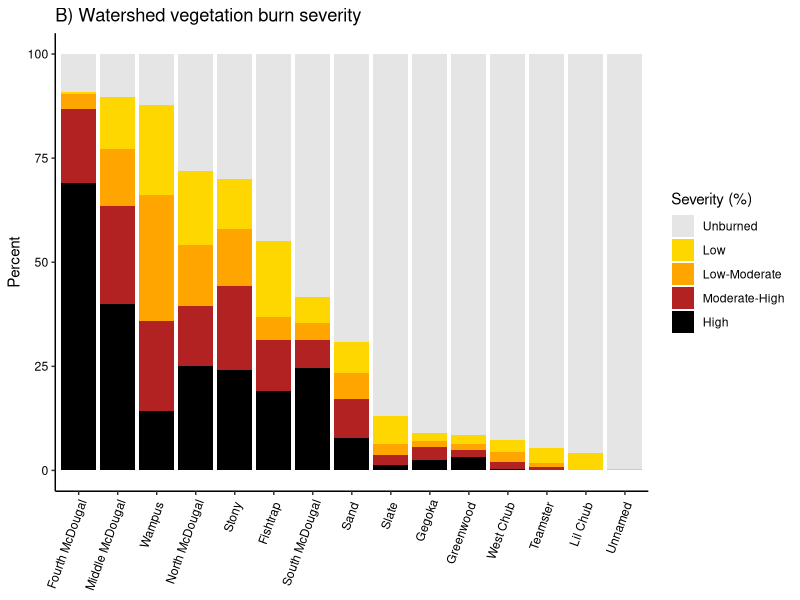
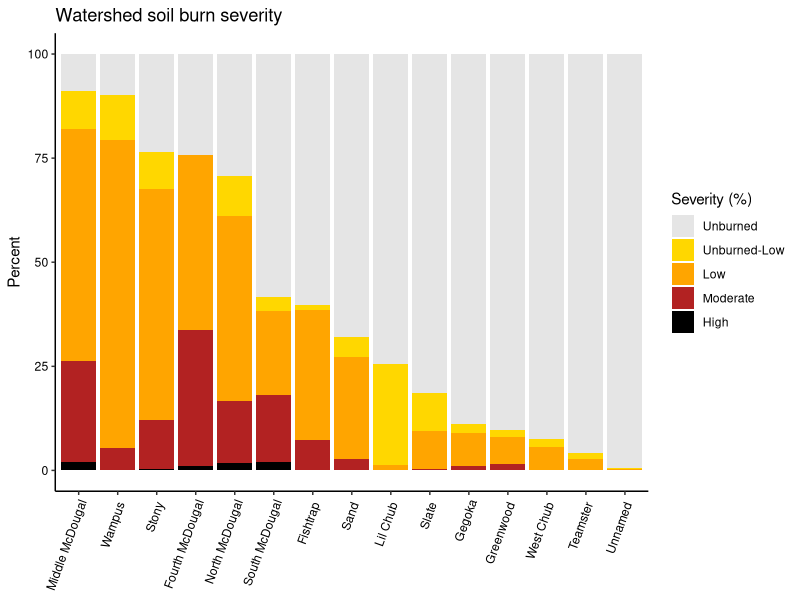
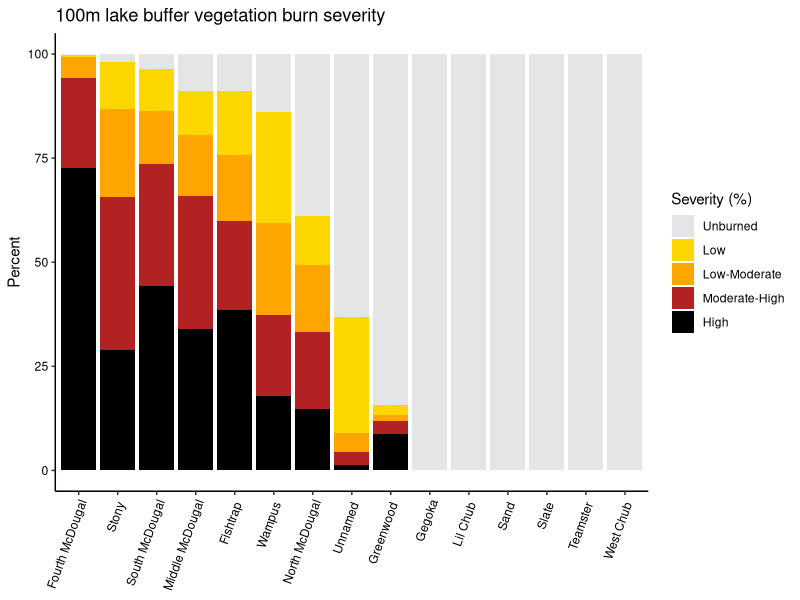
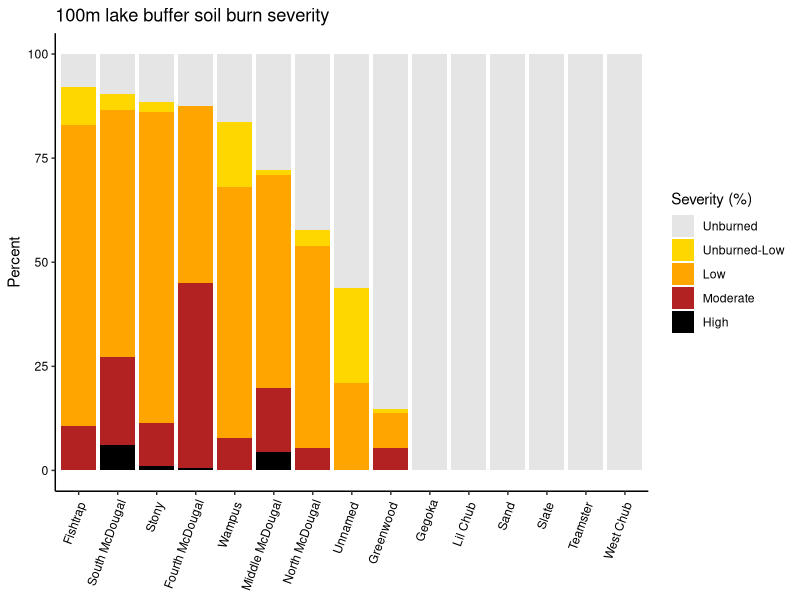

The R script that drew these images, in order:
################### Exploring lake times series data ##########################
# Date: 8-26-22
# updated: 1-24-23; change plot title
# Author: Ian McCullough, immccull@gmail.com
###############################################################################

#### R libraries ####
library(ggplot2)
library(reshape2)
library(dplyr)
library(tidyr)

#### Input data ####
setwd("C:/Users/immcc/Documents/SplashNBurn")

may_june_july <- read.csv("Data/WaterQuality/may_june_july.csv")
ws_burn_severity <- read.csv("Data/BurnSeverity/Ian_calculations/burned_ws_vbs_pct.csv")
ws_soilburn_severity <- read.csv("Data/BurnSeverity/Ian_calculations/burned_ws_sbs_pct.csv")
buffer_burn_severity <- read.csv("Data/BurnSeverity/Ian_calculations/burned_buff100m_vbs_pct.csv")
buffer_soilburn_severity <- read.csv("Data/BurnSeverity/Ian_calculations/burned_buff100m_sbs_pct.csv")

#### Main program ####
# how correlated are % ws burn variables? Seem to be highly so
ws_burn_severity_pct <- ws_burn_severity[,c(1, 12:17)]
ws_burn_severity_pct$total_ws_burn_pct <- rowSums(ws_burn_severity_pct[,c(2:7)])
cor(ws_burn_severity_pct, method='pearson', use='pairwise.complete.obs')
cor(ws_burn_severity_pct, method='spearman', use='pairwise.complete.obs')

# calculate unburned pct
#ws_burn_severity_pct$unburned_pct <- 100-ws_burn_severity_pct$total_ws_burn_pct
# if any slight rounding errors result in negative burned area
#ws_burn_severity_pct$unburned_pct <- ifelse(ws_burn_severity_pct$unburned_pct < 0, 0, ws_burn_severity_pct$unburned_pct)

## prepare for plot
# get names + lagoslakeids only
lakenamesids <- may_june_july[,c('Lagoslakeid','Site','Type')]
lakenamesids <- subset(lakenamesids, Type=='sample')
lakenamesids <- lakenamesids[!duplicated(lakenamesids), ]
lakenamesids <- lakenamesids[,c(1:2)]

ws_burn_severity_pct <- merge(ws_burn_severity_pct, lakenamesids, by.x='lagoslakeid', by.y='Lagoslakeid')
# ERL category is so small...just lump in with unburned
ws_burn_severity_pct$Unburned_pct <- ws_burn_severity_pct$Unburned_pct + ws_burn_severity_pct$ERL_pct
ws_burn_severity_pct_melted <- reshape2::melt(ws_burn_severity_pct[,c(3:7,9)], 
      id.var='Site', variable.name='Severity', value.name='Percent')

ws_burn_severity_pct_melted$Severity <- factor(ws_burn_severity_pct_melted$Severity, levels=c('Unburned_pct','Low_pct',
                                                          'ModerateLow_pct','ModerateHigh_pct','High_pct'))

# get rid of word 'Lake' to make labels smaller
ws_burn_severity_pct_melted$Lake <- gsub(paste('Lake',collapse='|'),"",ws_burn_severity_pct_melted$Site)
ws_burn_severity_pct_melted$LakeFac <- as.factor(ws_burn_severity_pct_melted$Lake)
ws_burn_severity_pct_melted$LakeFac <- factor(ws_burn_severity_pct_melted$Lake, levels=c("Fourth McDougal","Middle McDougal","Wampus ","North McDougal",
                                                             "Stony ","Fishtrap ","South McDougal","Sand ","Slate "," Gegoka",
                                                             "Greenwood ","West Chub ","Teamster ","Lil Chub ","Unnamed "))

jpeg('Figures/BurnSeverity_byLake.jpeg',width = 7,height = 5,units = 'in',res=600)
ggplot(ws_burn_severity_pct_melted, aes(fill=Severity, y=Percent, x=LakeFac)) + 
  geom_bar(position="stack", stat="identity")+
  theme_classic()+
  theme(axis.text.x=element_text(angle=70, vjust=1, hjust=1, color='black'),
        axis.text.y=element_text(color='black'),
        axis.title.x.bottom=element_blank())+
  scale_fill_manual(values=c('gray90','gold','orange','firebrick','black'), 
                    labels=c('Unburned','Low','Low-Moderate','Moderate-High','High'),
                    'Severity (%)')+
  ggtitle('B) Watershed vegetation burn severity')
dev.off()

### watershed soil burn severity ###
# how correlated are % ws soilburn variables? Seem to be highly so
ws_soilburn_severity_pct <- ws_soilburn_severity[,c(1,11:15)]
ws_soilburn_severity_pct$total_ws_soilburn_pct <- rowSums(ws_soilburn_severity_pct[,c(2:6)])
cor(ws_soilburn_severity_pct, method='pearson', use='pairwise.complete.obs')
cor(ws_soilburn_severity_pct, method='spearman', use='pairwise.complete.obs')

# calculate unburned pct; no longer needed
#ws_soilburn_severity_pct$unburned_pct <- 100-ws_soilburn_severity_pct$total_ws_soilburn_pct
# if any slight rounding errors result in negative soilburned area
#ws_soilburn_severity_pct$unburned_pct <- ifelse(ws_soilburn_severity_pct$unburned_pct < 0, 0, ws_soilburn_severity_pct$unburned_pct)

## prepare for plot
ws_soilburn_severity_pct <- merge(ws_soilburn_severity_pct, lakenamesids, by.x='lagoslakeid', by.y='Lagoslakeid')
ws_soilburn_severity_pct_melted <- reshape2::melt(ws_soilburn_severity_pct[,c(2:6,8)], 
                                                  id.var='Site', variable.name='Severity', value.name='Percent')

ws_soilburn_severity_pct_melted$Severity <- factor(ws_soilburn_severity_pct_melted$Severity, levels=c('unburned_pct','unburned_low_pct','low_pct',
                                                                                                      'moderate_pct','high_pct'))

# get rid of word 'Lake' to make labels smaller
ws_soilburn_severity_pct_melted$Lake <- gsub(paste('Lake',collapse='|'),"",ws_soilburn_severity_pct_melted$Site)
ws_soilburn_severity_pct_melted$LakeFac <- as.factor(ws_soilburn_severity_pct_melted$Lake)
ws_soilburn_severity_pct_melted$LakeFac <- factor(ws_soilburn_severity_pct_melted$Lake, levels=c("Middle McDougal","Wampus ","Stony ", "Fourth McDougal", "North McDougal",
                                                                                                 "South McDougal","Fishtrap ", "Sand ","Lil Chub ", "Slate ",
                                                                                                 " Gegoka","Greenwood ","West Chub ", "Teamster ","Unnamed "))
jpeg('Figures/soilburnSeverity_byLake.jpeg',width = 7,height = 5,units = 'in',res=600)
ggplot(ws_soilburn_severity_pct_melted, aes(fill=Severity, y=Percent, x=LakeFac)) + 
  geom_bar(position="stack", stat="identity")+
  theme_classic()+
  theme(axis.text.x=element_text(angle=70, vjust=1, hjust=1, color='black'),
        axis.text.y=element_text(color='black'),
        axis.title.x.bottom=element_blank())+
  scale_fill_manual(values=c('gray90','gold','orange','firebrick','black'), 
                    labels=c('Unburned','Unburned-Low','Low','Moderate','High'),
                    'Severity (%)')+
  ggtitle('Watershed soil burn severity')
dev.off()

### shoreline buffers ###
## vegetation burn severity
# how correlated are % buffer burn variables? Seem to be highly so
buffer_burn_severity_pct <- buffer_burn_severity[,c(1,8:12)]
buffer_burn_severity_pct$total_buffer_burn_pct <- rowSums(buffer_burn_severity_pct[,c(2:6)], na.rm=T)
cor(buffer_burn_severity_pct, method='pearson', use='pairwise.complete.obs')
cor(buffer_burn_severity_pct, method='spearman', use='pairwise.complete.obs')

# calculate unburned pct
#buffer_burn_severity_pct$unburned_pct <- 100-buffer_burn_severity_pct$total_buffer_burn_pct
# if any slight rounding errors result in negative burned area
#buffer_burn_severity_pct$unburned_pct <- ifelse(buffer_burn_severity_pct$unburned_pct < 0, 0, buffer_burn_severity_pct$unburned_pct)

## prepare for plot
buffer_burn_severity_pct <- merge(buffer_burn_severity_pct, lakenamesids, by.x='lagoslakeid', by.y='Lagoslakeid')
buffer_burn_severity_pct <- tidyr::replace_na(buffer_burn_severity_pct, list(Unburned_pct=100)) #replace Unburned NAs as 100 (i.e., everything not captured assumed to be unburned)
buffer_burn_severity_pct_melted <- reshape2::melt(buffer_burn_severity_pct[,c(2:6,8)], 
                                                  id.var='Site', variable.name='Severity', value.name='Percent')

buffer_burn_severity_pct_melted$Severity <- factor(buffer_burn_severity_pct_melted$Severity, levels=c('Unburned_pct','Low_pct',
                                                                                                      'ModerateLow_pct','ModerateHigh_pct','High_pct'))

# get rid of word 'Lake' to make labels smaller
buffer_burn_severity_pct_melted$Lake <- gsub(paste('Lake',collapse='|'),"",buffer_burn_severity_pct_melted$Site)
buffer_burn_severity_pct_melted$LakeFac <- as.factor(buffer_burn_severity_pct_melted$Lake)
buffer_burn_severity_pct_melted$LakeFac <- factor(buffer_burn_severity_pct_melted$Lake, levels=c("Fourth McDougal","Stony ", "South McDougal", "Middle McDougal", "Fishtrap ",
                                                                                                 "Wampus ", "North McDougal", "Unnamed ","Greenwood ", " Gegoka",
                                                                                                 "Lil Chub ","Sand ","Slate ", "Teamster ", "West Chub "))

jpeg('Figures/BurnSeverity_buffer_byLake.jpeg',width = 7,height = 5,units = 'in',res=600)
ggplot(buffer_burn_severity_pct_melted, aes(fill=Severity, y=Percent, x=LakeFac)) + 
  geom_bar(position="stack", stat="identity")+
  theme_classic()+
  theme(axis.text.x=element_text(angle=70, vjust=1, hjust=1, color='black'),
        axis.text.y=element_text(color='black'),
        axis.title.x.bottom = element_blank())+
  scale_fill_manual(values=c('gray90','gold','orange','firebrick','black'), 
                    labels=c('Unburned','Low','Low-Moderate','Moderate-High','High'),
                    'Severity (%)')+
  ggtitle('100m lake buffer vegetation burn severity')
dev.off()

## soil burn severity 100m buffer
# how correlated are % buffer soilburn variables? Seem to be highly so
buffer_soilburn_severity_pct <- buffer_soilburn_severity[,c(1,8:12)]
buffer_soilburn_severity_pct$total_buffer_soilburn_pct <- rowSums(buffer_soilburn_severity_pct[,c(2:6)])
cor(buffer_soilburn_severity_pct, method='pearson', use='pairwise.complete.obs')
cor(buffer_soilburn_severity_pct, method='spearman', use='pairwise.complete.obs')

# calculate unburned pct; no longer needed
#buffer_soilburn_severity_pct$unburned_pct <- 100-buffer_soilburn_severity_pct$total_buffer_soilburn_pct
# if any slight rounding errors result in negative soilburned area
#buffer_soilburn_severity_pct$unburned_pct <- ifelse(buffer_soilburn_severity_pct$unburned_pct < 0, 0, buffer_soilburn_severity_pct$unburned_pct)

## prepare for plot
buffer_soilburn_severity_pct <- merge(buffer_soilburn_severity_pct, lakenamesids, by.x='lagoslakeid', by.y='Lagoslakeid')
buffer_soilburn_severity_pct_melted <- reshape2::melt(buffer_soilburn_severity_pct[,c(2:6,8)], 
                                                      id.var='Site', variable.name='Severity', value.name='Percent')

buffer_soilburn_severity_pct_melted$Severity <- factor(buffer_soilburn_severity_pct_melted$Severity, levels=c('unburned_pct','unburned_low_pct','low_pct',
                                                                                                              'moderate_pct','high_pct'))

# get rid of word 'Lake' to make labels smaller
buffer_soilburn_severity_pct_melted$Lake <- gsub(paste('Lake',collapse='|'),"",buffer_soilburn_severity_pct_melted$Site)
buffer_soilburn_severity_pct_melted$LakeFac <- as.factor(buffer_soilburn_severity_pct_melted$Lake)
buffer_soilburn_severity_pct_melted$LakeFac <- factor(buffer_soilburn_severity_pct_melted$Lake, levels=c("Fishtrap ","South McDougal", "Stony ", "Fourth McDougal", "Wampus ",
                                                                                                         "Middle McDougal","North McDougal", "Unnamed ","Greenwood ", " Gegoka",
                                                                                                         "Lil Chub ","Sand ","Slate ", "Teamster ", "West Chub "))

jpeg('Figures/soilburnSeverity_buffer_byLake.jpeg',width = 7,height = 5,units = 'in',res=600)
ggplot(buffer_soilburn_severity_pct_melted, aes(fill=Severity, y=Percent, x=LakeFac)) + 
  geom_bar(position="stack", stat="identity")+
  theme_classic()+
  theme(axis.text.x=element_text(angle=70, vjust=1, hjust=1, color='black'),
        axis.text.y=element_text(color='black'),
        axis.title.x.bottom = element_blank())+
  scale_fill_manual(values=c('gray90','gold','orange','firebrick','black'), 
                    labels=c('Unburned','Unburned-Low','Low','Moderate','High'),
                    'Severity (%)')+
  ggtitle('100m lake buffer soil burn severity')
dev.off()


### how correlated are vegetation and soil burn severity? ###
# for now, analyzing watershed only (more data points)
# veg_soil_severity <- merge(ws_burn_severity_pct, ws_soilburn_severity_pct, by='lagoslakeid')[,c(1:13)]
# names(veg_soil_severity) <- c('lagoslakeid','veg_low_severity_pct','veg_moderate_low_severity_pct','veg_moderate_high_severity_pct',
#                              'veg_high_severity_pct','veg_total_ws_burn_pct','veg_unburned_pct','Site',
#                              'soil_low_severity_pct','soil_moderate_severity_pct','soil_high_severity_pct','soil_total_ws_burn_pct','soil_unburned_pct')
# cor(veg_soil_severity[,c(2:7,9:13)], method='pearson', use='pairwise.complete.obs')
